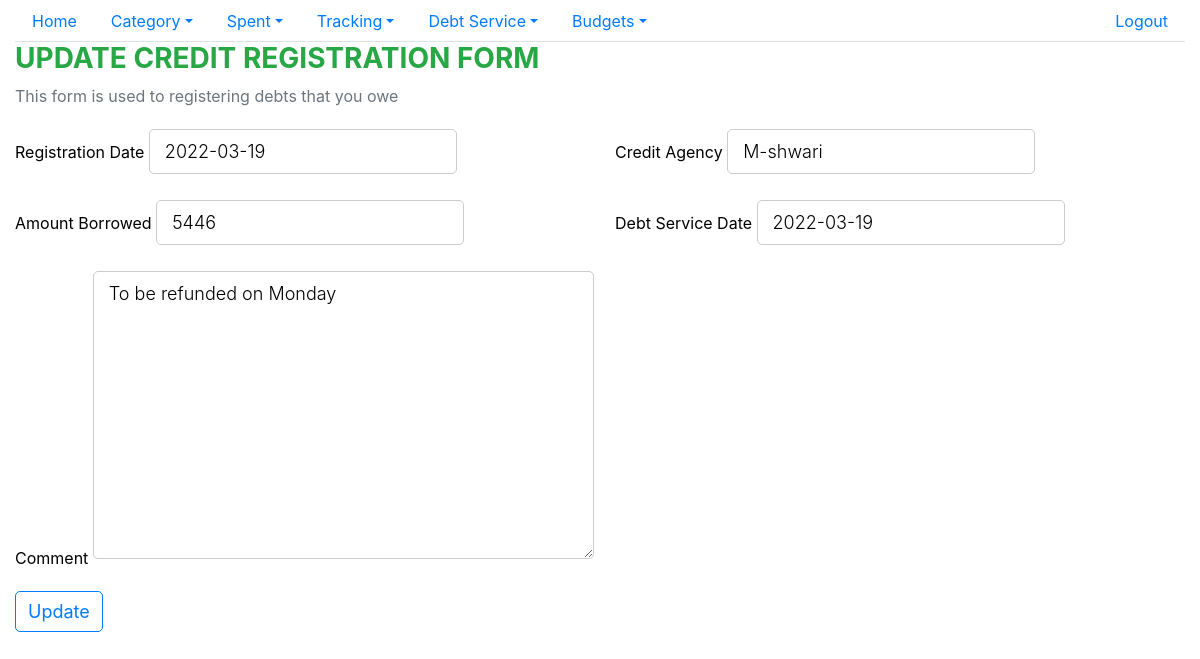
Screenshot of /credits/updatedebtregistration/12/ (signed in) with the database file from the repository.
### credits/models.py (models this page shows, shortened)
class Credit(models.Model):
    credit_date = models.DateField()
    credit_agency= models.CharField(max_length=128)
    amount = models.IntegerField()
    credit_service_date= models.DateField()
    comment = models.TextField(null=True,blank=True)
    paid = models.BooleanField(default=False)
    voided = models.IntegerField(default=0)
    user_id = models.ForeignKey(settings.AUTH_USER_MODEL, on_delete=models.CASCADE)
    date_created= models.DateTimeField(auto_now_add=True)
    date_updated = models.DateTimeField(auto_now=True)

### credits/views.py (the view)
# urls.py: path('updatedebtregistration/<int:pk>/',views.UpdateDebtRegistrationView.as_view(),name='update_debt_registration'),
class UpdateDebtRegistrationView(LoginRequiredMixin,UpdateView):
    template_name="credits/update_debt_registration_form.html"
    model= Credit
    fields =["credit_date","credit_agency","amount","credit_service_date","comment"]
    pk_url_kwarg ="pk"
    success_url="/credits/debtlist/"
    login_url = settings.LOGIN_URL

### credits/templates/credits/update_debt_registration_form.html (shortened to what this page needs)
{% extends "base.html" %}
{% block content %}
<h3 class="text-success font-weight-bold">UPDATE CREDIT REGISTRATION FORM</h3>
<p class="text-secondary"> This form is used to registering debts that you owe</p>
<div>
<form action="" method="post">
	<div class="row">
		<div class="form-group col-md-6">
			<label for="reg_date" class="form-control-label"> Registration Date </label>
			{{form.credit_date}}
		</div>
		<div class="form-group col-md-6">
			<label for="credit_agency" class="form-control-label"> Credit Agency </label>
			{{form.credit_agency}}
		</div>
	</div>
	<div class="row">
		<div class="form-group col-md-6">
			<label for="amount" class="form-control-label"> Amount Borrowed</label>
			{{form.amount}}
		</div>
		<div class="form-group col-md-6">
			<label for="service" class="form-control-label"> Debt Service Date </label>
			{{form.credit_service_date}}
		</div>
	</div>
	<div class="form-group">
		<label for="comment" class="form-control-label"> Comment </label>
		{{form.comment}}
	</div>
	<div>
		<button type="submit" class="btn btn-outline-primary" > Update </button>
	</div>
</form>
</div>
{% endblock content %}

### static/spent/main.css (style rules this page uses)
body { color: #000; overflow-x: hidden; height: 100%; background-repeat: no-repeat; background-size: 100% 100% }
.form-control-label { margin-bottom: 0 }
input, textarea, button { padding: 8px 15px; border-radius: 5px !important; margin: 5px 0px; box-sizing: border-box; border: 1px solid #ccc; font-size: 18px !important; font-weight: 300 }

### rows the page displays
Credit: credit_date "2022-03-19", credit_agency "M-shwari", amount "5446", credit_service_date "2022-03-19", comment "To be refunded on Monday"
